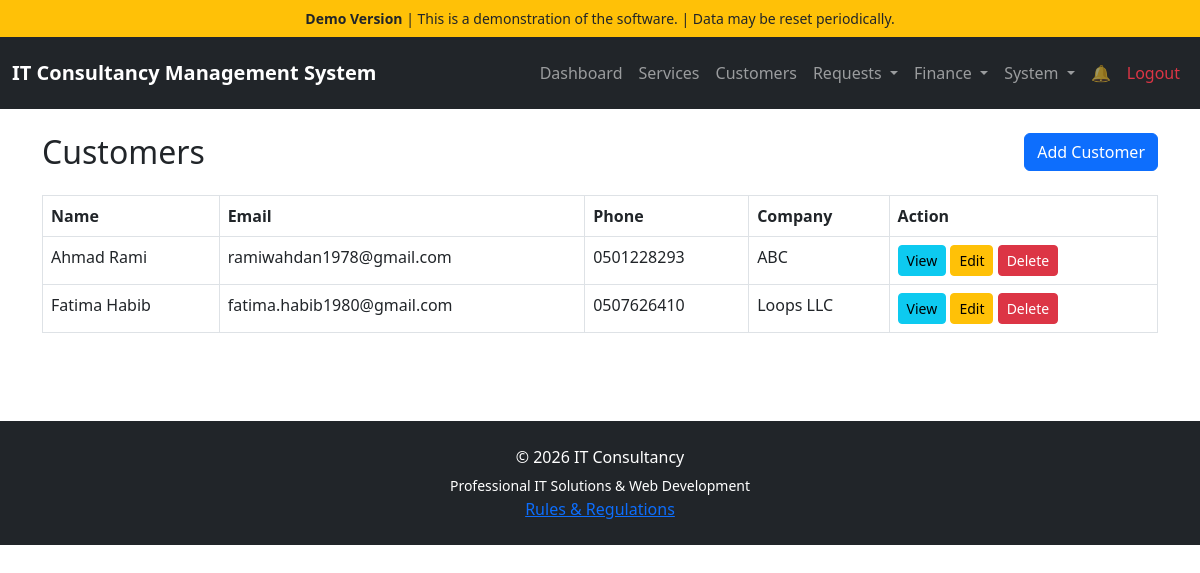
The app's page /public/index.php?page=customers (signed in), older data.
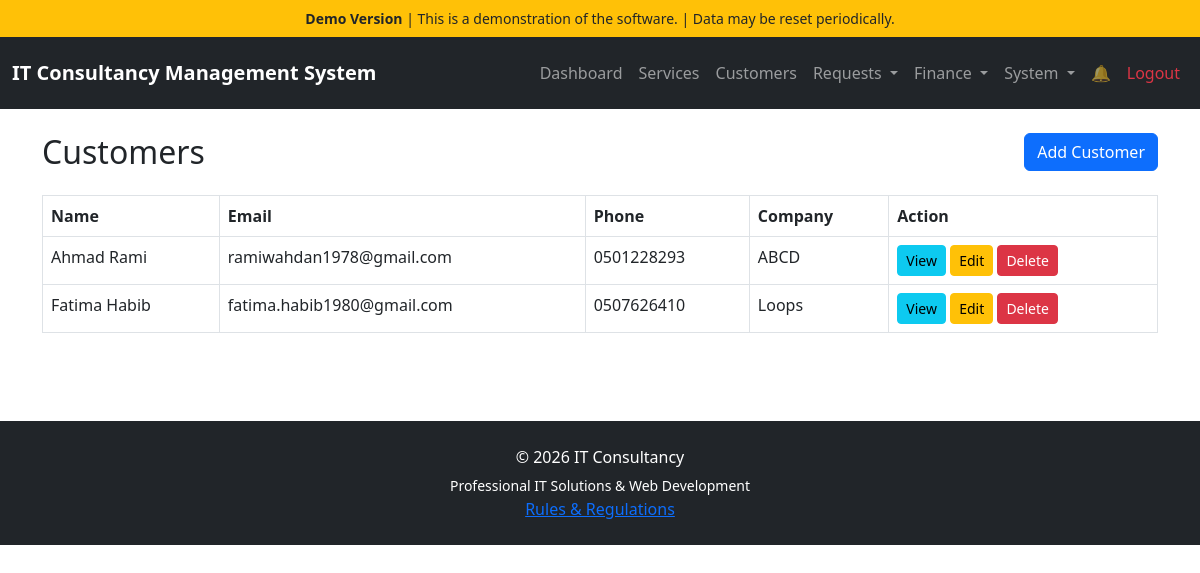
The same page, newer data.
### tables this page shows
CREATE TABLE `customers` (
  `id` int(11) NOT NULL AUTO_INCREMENT,
  `name` varchar(255) NOT NULL,
  `email` varchar(255) DEFAULT NULL,
  `phone` varchar(50) DEFAULT NULL,
  `company` varchar(255) DEFAULT NULL,
  `notes` text DEFAULT NULL,
  `created_at` timestamp NOT NULL DEFAULT current_timestamp(),
  `password` varchar(255) DEFAULT NULL,
  `reset_token` varchar(255) DEFAULT NULL,
  `reset_token_expires` datetime DEFAULT NULL,
  PRIMARY KEY (`id`)
);

### public/index.php (called while the page is built, shortened)
<?php
require_once __DIR__ . '/../routes.php';

### app/views/customers.php (the view, shortened to what this page needs)
<?php
require dirname(__DIR__, 2) . '/config/database.php';
$stmt = $pdo->query("
    SELECT * FROM customers
    ORDER BY created_at DESC
");
$customers = $stmt->fetchAll();
?>
<?php require __DIR__ . '/layouts/header.php'; ?>
<div class="d-flex justify-content-between align-items-center mb-4">
    <h2 class="mb-0">
        Customers
    </h2>
    <a href="?page=add-customer"
       class="btn btn-primary">
        Add Customer
    </a>
</div>
<div class="table-responsive">
    <table class="table table-bordered table-hover">
        <thead>
            <tr>
                <th>Name</th>
                <th>Email</th>
                <th>Phone</th>
                <th>Company</th>
                <th>Action</th>
            </tr>
        </thead>
        <tbody>
            <?php foreach ($customers as $customer): ?>
                <tr>
                    <td>
                        <?= htmlspecialchars($customer['name']) ?>
                    </td>
                    <td>
                        <?= htmlspecialchars($customer['email']) ?>
                    </td>
                    <td>
                        <?= htmlspecialchars($customer['phone']) ?>
                    </td>
                    <td>
                        <?= htmlspecialchars($customer['company']) ?>
                    </td>
                    <td>
                        <a
                            href="?page=view-customer&id=<?= $customer['id'] ?>"
                            class="btn btn-sm btn-info">
                            View
                        </a>
                        <a
                            href="?page=edit-customer&id=<?= $customer['id'] ?>"
                            class="btn btn-sm btn-warning">
                            Edit
                        </a>
                        <a
                            href="?page=delete-customer&id=<?= $customer['id'] ?>"
                            class="btn btn-sm btn-danger"
                            onclick="return confirm('Delete customer?')">
                            Delete
                        </a>
                    </td>
                </tr>
            <?php endforeach; ?>
        </tbody>
    </table>
</div>
<?php require __DIR__ . '/layouts/footer.php'; ?>

Row changes from the older to the newer data that the page shows:
changed customers "Ahmad Rami": company "ABC" → "ABCD"
changed customers "Fatima Habib": company "Loops LLC" → "Loops"
